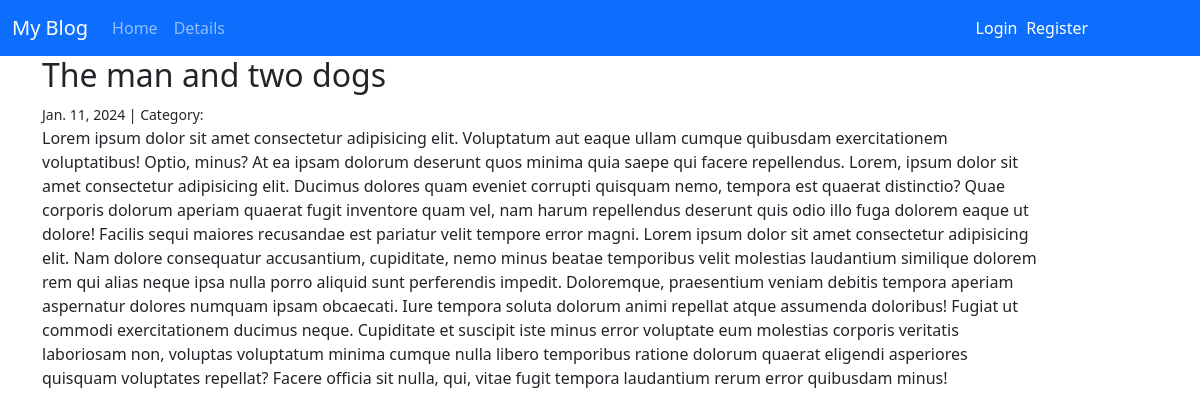
The app's page /post/1/ with its own data.
### Blog/models.py (models this page shows, shortened)
class Post(models.Model):
    title = models.CharField(max_length=255)
    content = models.TextField()
    author = models.ForeignKey(User, on_delete = models.CASCADE)
    created_on = models.DateTimeField(auto_now_add=True)
    category = models.ForeignKey(Catagory,on_delete=models.PROTECT)

### Blog/views.py (the view)
# urls.py: path("post/<int:pk>/", PostDetailView.as_view(), name="post_detail"),
class PostDetailView(DetailView):
    model = Post

### Blog/templates/blog/post_detail.html (shortened to what this page needs)
{% extends "Blog/base.html" %}
{% block content %}
{% block title %}
    <h2>{{ object.title }}</h2>
{% endblock title %}
<small>
    {{ object.created_on.date }} | Category: {{category.name}}
</small>
    <p>{{object.content}}</p>
{% endblock content %}

### Blog/static/blog/style.css (style rules this page uses)
* { box-sizing: border-box; padding: 0; margin: 0; }
body { position: relative; width: 100vw; height: auto; overflow-x: hidden; }
p { width: 90%; }

### records on screen
Post: title "The man and two dogs", created_on "Jan. 11, 2024", content "Lorem ipsum dolor sit amet consectetur adipisicing elit. Voluptatum aut eaque ullam cumque quibusdam exercitationem voluptatibus! Optio, minus? At ea ipsam dolorum deserunt quos minima quia saepe qui facere repellendus. Lorem, ipsum dolor sit amet consectetur adipisicing elit. Ducimus dolores quam eveniet corrupti quisquam nemo, tempora est quaerat distinctio? Quae corporis dolorum aperiam quaerat fugit inventore quam vel, nam harum repellendus deserunt quis odio illo fuga dolorem eaque ut dolore! Facilis sequi maiores recusandae est pariatur velit tempore error magni. Lorem ipsum dolor sit amet consectetur adipisicing elit. Nam dolore consequatur accusantium, cupiditate, nemo minus beatae…"
